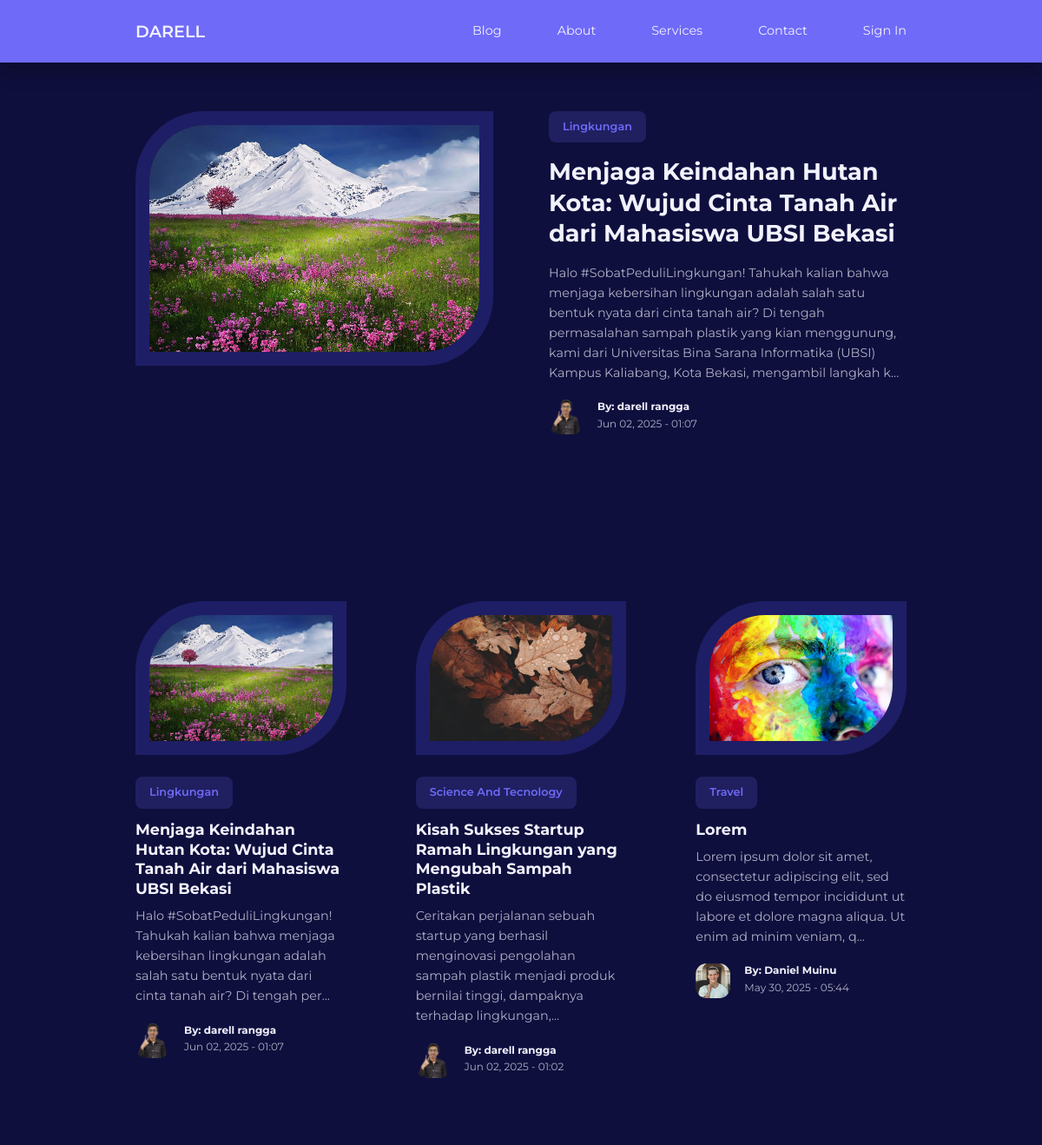
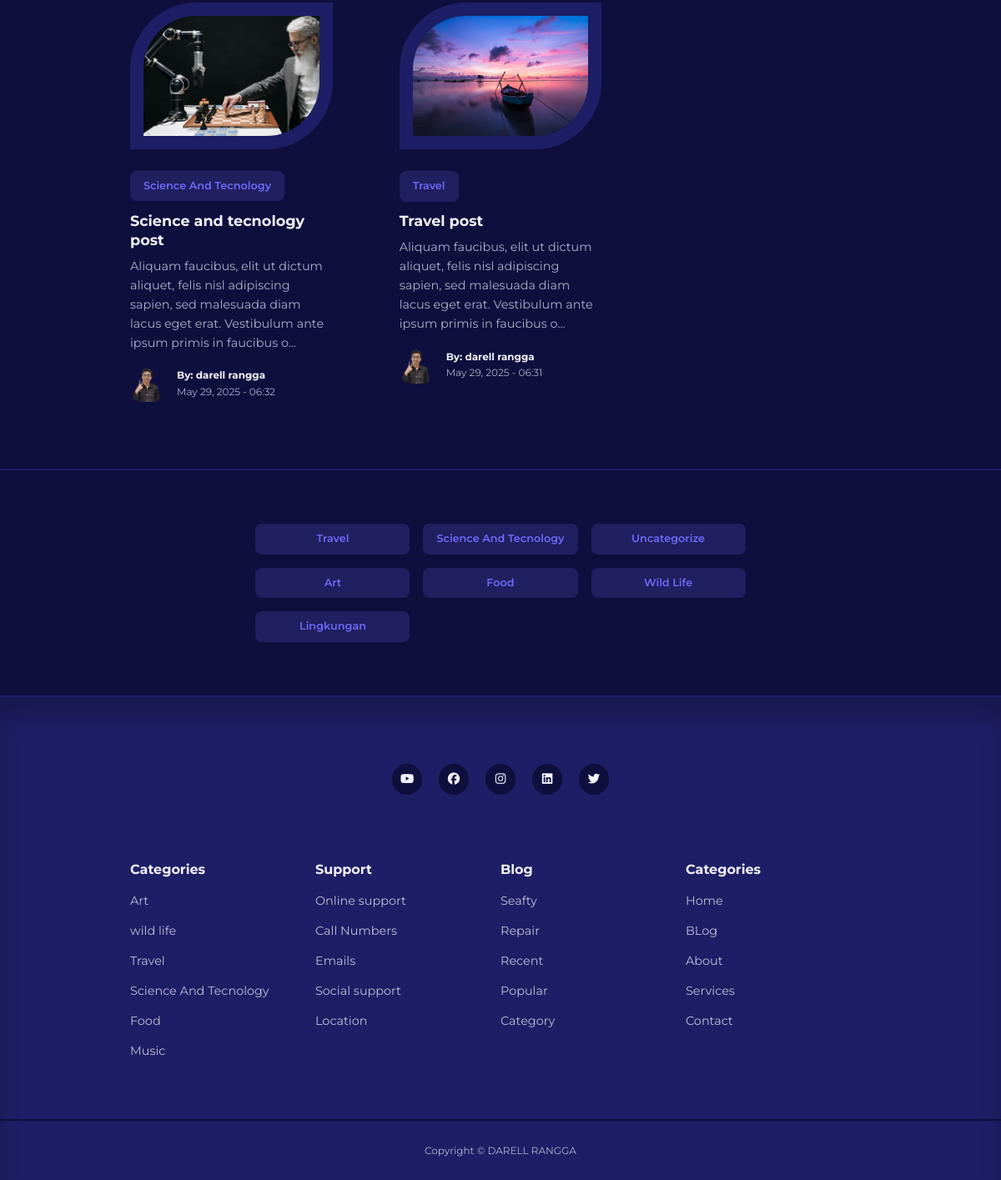
The page / on the database its author committed (2 pictures, top to bottom).
### tables this page shows
CREATE TABLE `posts` (
  `id` int NOT NULL,
  `title` varchar(255) NOT NULL,
  `body` text NOT NULL,
  `thumbnail` varchar(255) NOT NULL,
  `date_time` timestamp NOT NULL DEFAULT CURRENT_TIMESTAMP,
  `category_id` int UNSIGNED DEFAULT NULL,
  `author_id` int UNSIGNED NOT NULL,
  `is_featured` tinyint(1) NOT NULL
);

CREATE TABLE `categories` (
  `id` int UNSIGNED NOT NULL,
  `title` varchar(50) NOT NULL,
  `description` text NOT NULL
);

CREATE TABLE `users` (
  `id` int UNSIGNED NOT NULL,
  `firstname` varchar(50) NOT NULL,
  `lastname` varchar(50) NOT NULL,
  `username` varchar(50) NOT NULL,
  `email` varchar(100) NOT NULL,
  `password` varchar(255) NOT NULL,
  `avatar` varchar(255) NOT NULL,
  `is_admin` tinyint(1) NOT NULL
);

### index.php (the view)
<?php
include 'partials/header.php';
$featured_query = "SELECT * FROM posts WHERE is_featured=1";
$featured_result = mysqli_query($conn, $featured_query);
$featured = mysqli_fetch_assoc($featured_result);
$query = "SELECT * FROM posts ORDER BY date_time DESC LIMIT 9";
$posts = mysqli_query($conn, $query);
?>
<?php if (mysqli_num_rows($featured_result) == 1) : ?>
  <section class="featured ">
    <div class="container featured-container">
      <div class="post-thumbnail">
        <img src="./images/<?= $featured['thumbnail']; ?>" />
      </div>
      <div class="post-info">
        <?php
        $category_id = $featured['category_id'];
        $category_query = "SELECT * FROM categories WHERE id = $category_id";
        $category_result = mysqli_query($conn, $category_query);
        $category = mysqli_fetch_assoc($category_result);
        ?>
        <a href="<?= ROOT_URL ?>category-posts.php?id=<?= $featured['category_id']; ?>" class="category-button">
          <?= $category['title']; ?></a>
        <h2 class="post-title">
          <a href="<?= ROOT_URL ?>posts.php?id=<?= $featured['id']; ?>"><?= $featured['title']; ?></a>
        </h2>
        <p class="post-body">
          <?= substr($featured['body'], 0, 300); ?>...
        </p>
        <div class="post-author">
          <?php
          $author_id = $featured['author_id'];
          $author_query = "SELECT * FROM users WHERE id = $author_id";
          $author_result = mysqli_query($conn, $author_query);
          $author = mysqli_fetch_assoc($author_result);
          ?>
          <div class="post-author-avatar">
            <img src="./images/<?= $author['avatar']; ?>" />
          </div>
          <div class="post-author-info">
            <h5>By: <?= "{$author['firstname']} {$author['lastname']}"; ?></h5>
            <small>
              <?= date("M d, Y - H:i", strtotime($featured['date_time'])); ?>
            </small>
          </div>
        </div>
      </div>
    </div>
  </section>
<?php endif ?>
<section class="posts <?= $featured ? '' : 'section_extra-margin' ?>">
  <div class=" container posts-container">
    <?php while ($post = mysqli_fetch_assoc($posts)) : ?>
      <article class="post">
        <div class="post-thumbnail">
          <img src="./images/<?= $post['thumbnail']; ?> " />
        </div>
        <div class="post-info">
          <?php
          $category_id = $post['category_id'];
          $category_query = "SELECT * FROM categories WHERE id = $category_id";
          $category_result = mysqli_query($conn, $category_query);
          $category = mysqli_fetch_assoc($category_result);
          ?>
          <a href="<?= ROOT_URL ?>category-posts.php?id=<?= $post['category_id']; ?>" class="category-button">
            <?= $category['title']; ?></a>
          <h3 class="post-title">
            <a href="<?= ROOT_URL ?>posts.php?id=<?= $post['id']; ?>; ?>"><?= $post['title']; ?></a>
          </h3>
          <p class="post-body">
            <?= substr($post['body'], 0, 150); ?>...
          </p>
          <div class="post-author">
            <?php
            $author_id = $post['author_id'];
            $author_query = "SELECT * FROM users WHERE id = $author_id";
            $author_result = mysqli_query($conn, $author_query);
            $author = mysqli_fetch_assoc($author_result);
            ?>
            <div class="post-author-avatar">
              <img src="./images/<?= $author['avatar']; ?>" />
            </div>
            <div class="post-author-info">
              <h5>By: <?= "{$author['firstname']} {$author['lastname']}"; ?></h5>
              <small>
                <?= date("M d, Y - H:i", strtotime($post['date_time'])); ?>
              </small>
            </div>
          </div>
        </div>
      </article>
    <?php endwhile ?>
  </div>
</section>
<section class="category-buttons">
  <div class="container category-buttons-container">
    <?php
    $all_categories = "SELECT * FROM categories";
    $all_categories_result = mysqli_query($conn, $all_categories);
    ?>
    <?php while ($category = mysqli_fetch_assoc($all_categories_result)) : ?>
      <a href="<?= ROOT_URL; ?>category-posts.php?id=<?= $category['id']; ?>" class="category-button"><?= $category['title']; ?></a>
    <?php endwhile ?>
  </div>
</section>
<?php include 'partials/footer.php'; ?>

### partials/header.php (shortened to what this page needs)
<!DOCTYPE html>
<html lang="en">
<head>
    <link rel="stylesheet" href="<?= ROOT_URL; ?>dist/style.css" />
    <link
        rel="stylesheet"
        href="https://cdnjs.cloudflare.com/ajax/libs/font-awesome/6.7.2/css/all.min.css"
 />
    <link
        rel="stylesheet"
        href="https://unicons.iconscout.com/release/v4.0.8/css/line.css" />
</head>
<body>
    <nav>
        <div class="container nav-container">
            <a href="<?= ROOT_URL; ?>" class="nav-logo">DARELL</a>
            <ul class="nav-items">
                <li><a href="<?= ROOT_URL ?>blog.php">Blog</a></li>
                <li><a href="<?= ROOT_URL ?>about.php">About</a></li>
                <li><a href="<?= ROOT_URL ?>services.php">Services</a></li>
                <li><a href="<?= ROOT_URL ?>contact.php">Contact</a></li>
                <?php if (isset($_SESSION['user-id'])) : ?>
                    <li class="nav-profile">
                        <div class="avatar">
                            <img src="<?= ROOT_URL . 'images/' . $avatar['avatar'] ?>" />
                        </div>
                        <ul>
                            <li><a href="<?= ROOT_URL ?>admin/index.php">Dashboard</a></li>
                            <li><a href="<?= ROOT_URL ?>logout.php">Log Out</a></li>
                        </ul>
                    </li>
                <?php else : ?>
                    <li><a href="signin.php">Sign In</a></li>
                <?php endif ?>
            </ul>
        </div>
    </nav>

### partials/footer.php (shortened to what this page needs)
<footer>
    <div class="footer-socials">
        <a href="" target="_blank"><i class="fa-brands fa-youtube"></i></a>
        <a href="" target="_blank"><i class="fa-brands fa-facebook"></i></a>
        <a href="" target="_blank"><i class="fa-brands fa-instagram"></i></a>
        <a href="" target="_blank"><i class="fa-brands fa-linkedin"></i></a>
        <a href="" target="_blank"><i class="fa-brands fa-twitter"></i></a>
    </div>
    <div class="container footer-container">
        <article>
            <h4>Categories</h4>
            <ul>
                <li><a href="">Art</a></li>
                <li><a href="">wild life</a></li>
                <li><a href="">Travel</a></li>
                <li><a href="">Science And Tecnology</a></li>
                <li><a href="">Food</a></li>
                <li><a href="">Music</a></li>
            </ul>
        </article>
        <article>
            <h4>Support</h4>
            <ul>
                <li><a href="">Online support</a></li>
                <li><a href="">Call Numbers</a></li>
                <li><a href="">Emails</a></li>
                <li><a href="">Social support</a></li>
                <li><a href="">Location</a></li>
            </ul>
        </article>
        <article>
            <h4>Blog</h4>
            <ul>
                <li><a href="">Seafty</a></li>
                <li><a href="">Repair</a></li>
                <li><a href="">Recent</a></li>
                <li><a href="">Popular</a></li>
                <li><a href="">Category</a></li>
            </ul>
        </article>
        <article>
            <h4>Categories</h4>
            <ul>
                <li><a href="">Home</a></li>
                <li><a href="">BLog</a></li>
                <li><a href="">About</a></li>
                <li><a href="">Services</a></li>
                <li><a href="">Contact</a></li>
            </ul>
        </article>
    </div>
    <div class="footer-copyright">
        <small>Copyright &copy DARELL RANGGA</small>
    </div>
</footer>
</body>
</html>

### rows shown on the page
posts: thumbnail (picture), title "Menjaga Keindahan Hutan Kota: Wujud Cinta Tanah Air dari Mahasiswa UBSI Bekasi", body "Halo #SobatPeduliLingkungan! Tahukah kalian bahwa menjaga kebersihan lingkungan adalah salah satu bentuk nyata dari cinta tanah air? Di tengah permasalahan sampah plastik yang kian menggunung, kami dari Universitas Bina Sarana Informatika (UBSI) Kampus Kaliabang, Kota Bekasi, mengambil langkah k", date_time "Jun 02, 2025 - 01:07", category.title "Lingkungan", body "Halo #SobatPeduliLingkungan! Tahukah kalian bahwa menjaga kebersihan lingkungan adalah salah satu bentuk nyata dari cinta tanah air? Di tengah per", author.avatar (picture), author.firstname "darell", author.lastname "rangga"
categories: title "Lingkungan"
users: avatar (picture), firstname "darell", lastname "rangga"
posts: thumbnail (picture), category.title "Science And Tecnology", title "Kisah Sukses Startup Ramah Lingkungan yang Mengubah Sampah Plastik", body "Ceritakan perjalanan sebuah startup yang berhasil menginovasi pengolahan sampah plastik menjadi produk bernilai tinggi, dampaknya terhadap lingkungan,", author.avatar (picture), author.firstname "darell", author.lastname "rangga", date_time "Jun 02, 2025 - 01:02"
posts: thumbnail (picture), category.title "Travel", title "Lorem", body "Lorem ipsum dolor sit amet, consectetur adipiscing elit, sed do eiusmod tempor incididunt ut labore et dolore magna aliqua. Ut enim ad minim veniam, q", author.avatar (picture), author.firstname "Daniel", author.lastname "Muinu", date_time "May 30, 2025 - 05:44"
posts: thumbnail (picture), category.title "Science And Tecnology", title "Science and tecnology post", body "Aliquam faucibus, elit ut dictum aliquet, felis nisl adipiscing sapien, sed malesuada diam lacus eget erat. Vestibulum ante ipsum primis in faucibus o", author.avatar (picture), author.firstname "darell", author.lastname "rangga", date_time "May 29, 2025 - 06:32"
posts: thumbnail (picture), category.title "Travel", title "Travel post", body "Aliquam faucibus, elit ut dictum aliquet, felis nisl adipiscing sapien, sed malesuada diam lacus eget erat. Vestibulum ante ipsum primis in faucibus o", author.avatar (picture), author.firstname "darell", author.lastname "rangga", date_time "May 29, 2025 - 06:31"
categories: title "Travel"
categories: title "Science And Tecnology"
categories: title "Uncategorize"
categories: title "Art"
categories: title "Food"
categories: title "Wild Life"
